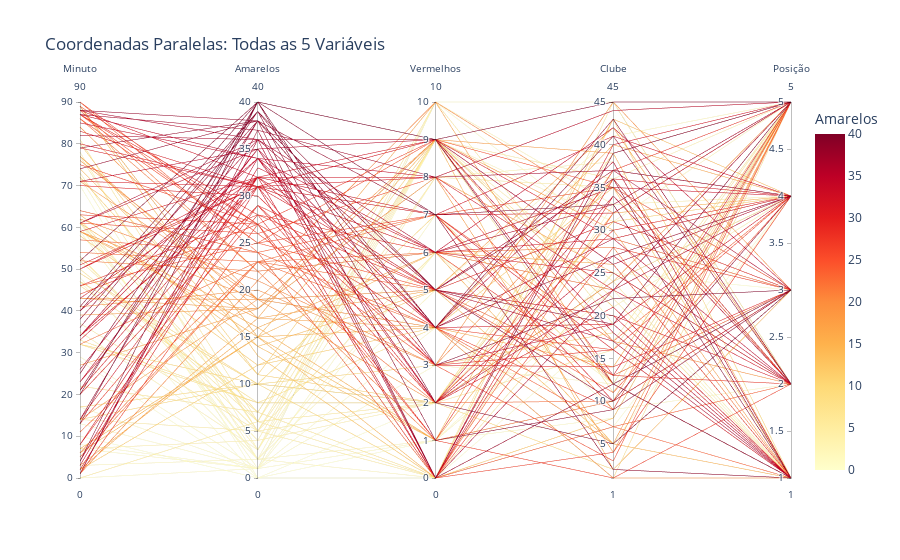

The code cell stored with this chart in its notebook:
### Code cell
import plotly.express as px
import pandas as pd
import numpy as np

# Dados de exemplo
np.random.seed(42)
n_samples = 150

df = pd.DataFrame({
    'Minuto': np.random.randint(0, 91, n_samples),
    'Qtd_Amarelos': np.random.randint(0, 41, n_samples),
    'Qtd_Vermelhos': np.random.randint(0, 11, n_samples),
    'Clube_id': np.random.randint(1, 46, n_samples),
    'Posicao_id': np.random.randint(1, 6, n_samples)
})

# Mapeamento para nomes
posicao_map = {1: 'Goleiro', 2: 'Zagueiro', 3: 'Meio-campo', 4: 'Atacante', 5: 'Lateral'}
df['Posicao'] = df['Posicao_id'].map(posicao_map)

fig = px.parallel_coordinates(df,
                              dimensions=['Minuto', 'Qtd_Amarelos', 'Qtd_Vermelhos', 
                                        'Clube_id', 'Posicao_id'],
                              color='Qtd_Amarelos',
                              color_continuous_scale='YlOrRd',
                              title='Coordenadas Paralelas: Todas as 5 Variáveis',
                              labels={
                                  'Minuto': 'Minuto',
                                  'Qtd_Amarelos': 'Amarelos',
                                  'Qtd_Vermelhos': 'Vermelhos',
                                  'Clube_id': 'Clube',
                                  'Posicao_id': 'Posição'
                              })

fig.show()

### Figure 1 — Plotly figure (JSON) as saved in the notebook; plotly's stock layout.template omitted (floating-point values rounded to 4 significant figures; data arrays with more than 128 entries replaced by an {"elided": "..."} marker saying what was removed)
{"data": [{"dimensions": [{"label": "Minuto", "values": {"elided": "150 int values"}}, {"label": "Amarelos", "values": {"elided": "150 int values"}}, {"label": "Vermelhos", "values": {"elided": "150 int values"}}, {"label": "Clube", "values": {"elided": "150 int values"}}, {"label": "Posição", "values": {"elided": "150 int values"}}], "domain": {"x": [0, 1], "y": [0, 1]}, "line": {"color": {"elided": "150 int values"}, "coloraxis": "coloraxis"}, "name": "", "type": "parcoords"}], "layout": {"coloraxis": {"colorbar": {"title": {"text": "Amarelos"}}, "colorscale": [[0, "rgb(255,255,204)"], [0.125, "rgb(255,237,160)"], [0.25, "rgb(254,217,118)"], [0.375, "rgb(254,178,76)"], [0.5, "rgb(253,141,60)"], [0.625, "rgb(252,78,42)"], [0.75, "rgb(227,26,28)"], [0.875, "rgb(189,0,38)"], [1, "rgb(128,0,38)"]]}, "legend": {"tracegroupgap": 0}, "title": {"text": "Coordenadas Paralelas: Todas as 5 Variáveis"}}}
